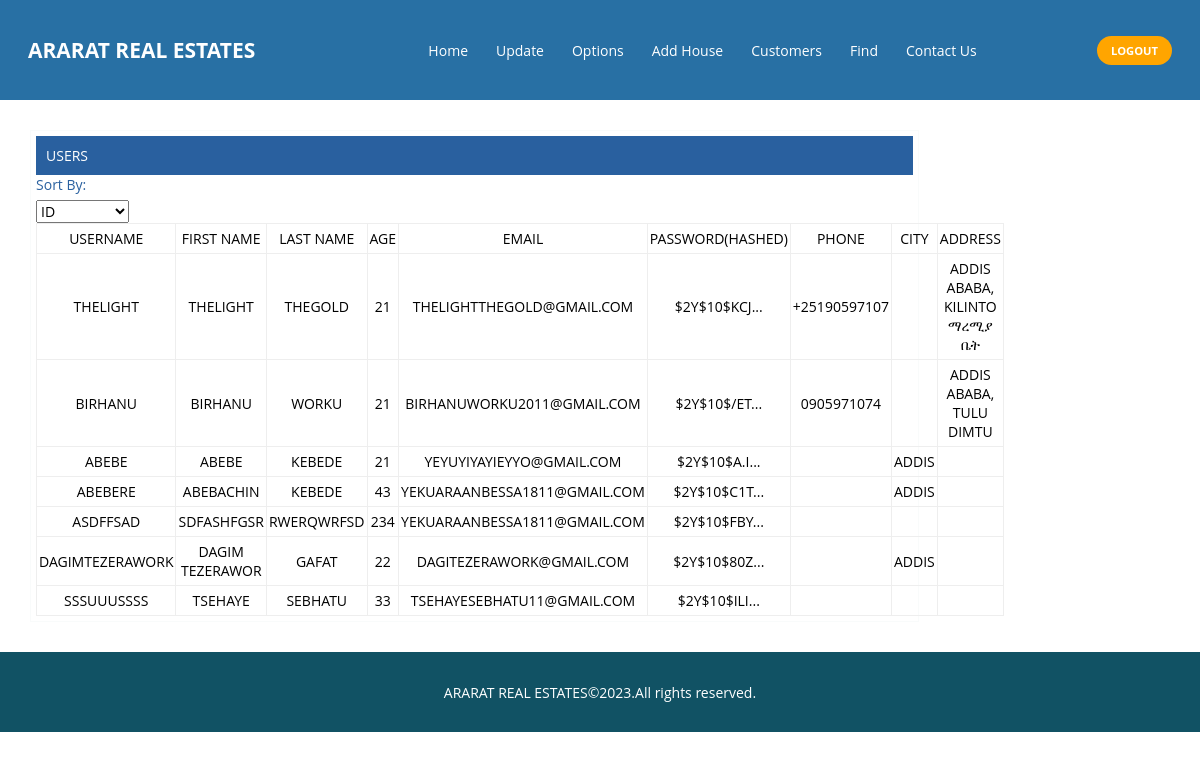
The app's page /ip_pro/users.php (signed in) with its own data.
### tables this page shows
CREATE TABLE `user_profile` (
  `ID` int(15) NOT NULL,
  `Creation_Time` timestamp NOT NULL DEFAULT current_timestamp(),
  `update_time` timestamp NOT NULL DEFAULT current_timestamp(),
  `username` varchar(15) NOT NULL,
  `First_Name` varchar(15) NOT NULL,
  `Last_Name` varchar(15) NOT NULL,
  `Profile_picture` varchar(100) NOT NULL,
  `Age` int(3) NOT NULL,
  `Email` varchar(30) NOT NULL,
  `Password` varchar(300) NOT NULL,
  `phone_Number` varchar(15) NOT NULL,
  `city` varchar(20) NOT NULL,
  `address` varchar(50) NOT NULL,
  `Verification_code` int(10) NOT NULL
);

### ip_pro/users.php (the view, shortened to what this page needs)
<?php
include "../admin/adFunctions/DB_connector.php";
?>
<!DOCTYPE html>
<html lang="en">
<head>
    <link rel="stylesheet" type="text/css" href="../admin/css/astyle.css" />
    <link rel="stylesheet" href="style.css"/>
</head>
<body>
<header>
            <div class="navbar">
            <div class="logo"><a href="#">ARARAT REAL ESTATES</a></div>
                <ui class="links">
                <li><a href="index.php">Home</a></li>
                    <li><a href="addStock.php">Update</a></li>
                    <li><a href="addCategory.php">Options</a></li>
                    <li><a href="addProduct.php">Add House</a></li>
                    <li><a href="users.php">Customers</a></li>
                    <li><a href="find.php">Find</a></li>
                    <li><a href="contact.php">Contact Us</a></li>
                </ui>
                <a href="login.php" class="action_btn">LOGOUT</a>
            </div>
</header>
<main>
    <div class="main-content">
        <div class="content">
            <h3>Users</h3>
            <div class="content-detail">
                <form method="GET">
                    <label for="sort-by">Sort By:</label>
                    <select name="sort-by" id="sort-by" onchange="this.form.submit()">
                        <option value="ID">ID</option>
                    </select>
                </form>
                <table>
                    <thead>
                    <tr>
                        <th>Username</th>
                        <th>First name</th>
                        <th>Last name</th>
                        <th>Age</th>
                        <th>Email</th>
                        <th>Password(Hashed)</th>
                        <th>Phone</th>
                        <th>City</th>
                        <th>Address</th>
                    </tr>
                    </thead>
                    <tbody>
                    <?php
                    $limit = 8;
                    $page = $_GET['page'] ?? 1;
                    $offset = ($page - 1) * $limit;
                    $sortColumn = $_GET['sort-by'] ?? 'ID';
                    $retrieve = "SELECT * FROM user_profile ORDER BY $sortColumn LIMIT $limit OFFSET $offset";
                    $query = mysqli_query($DB_Connector, $retrieve);
                    while ($fetch = mysqli_fetch_assoc($query)) {
                        echo "<tr>";
                        echo "<th>" . $fetch['username'] . "</th>";
                        echo "<th>" . $fetch['First_Name'] . "</th>";
                        echo "<th>" . $fetch['Last_Name'] . "</th>";
                        echo "<th>" . $fetch['Age'] . "</th>";
                        echo "<th>" . $fetch['Email'] . "</th>";
                        echo "<th>" . substr($fetch['Password'], 0, 10) . "...</th>";
                        echo "<th>" . $fetch['phone_Number'] . "</th>";
                        echo "<th>" . $fetch['city'] . "</th>";
                        echo "<th>" . $fetch['address'] . "</th>";
                        echo "</tr>";
                    }
                    ?>
                    </tbody>
                </table>
            </div>
        </div>
    </div>
</main>
<footer>
        <table class="footer">
            <tr>
                <td>
                    <p>ARARAT REAL ESTATES&copy;2023.All rights reserved.</p>
                </td>
            </tr>
        </table>
    </footer>
</body>
</html>

### admin/css/astyle.css (style rules this page uses)
:root { --khaki: #ffffff; --khakiDark: #4b4b4b; --darkStaleGray: #29609f; --white: #FFFFFF; }
* { padding: 0; margin: 0; font-family: Roboto; font-size: 14px; font-weight: normal; box-sizing: border-box; }
body { width: 100%; height: 100vh; background-color: var(--darkStaleGray); }
header { height: 100px; background-color: var(--khaki); }
header .logo { width: 280px; height: auto; }
header .logo a { display: flex; align-items: center; text-decoration: none; }
main { background-color: var(--white); padding: 30px; box-shadow: 0 0 2px #808080; }
main .main-content { display: flex; justify-content: space-between; }
main .main-content h3 { background-color: var(--darkStaleGray); color: var(--khaki); text-transform: uppercase; padding: 10px; }
main .content { width: 78%; padding: 5px; border: 1px solid rgba(236, 240, 241,0.3); }
main form label { color: var(--darkStaleGray); display: block; margin-bottom: 6px; }
main table { width: 100%; border: 1px solid #eee; border-collapse: collapse; }
main table th { text-transform: uppercase; }
main table td, main table th { border: 1px solid #eee; text-align: center; padding: 5px 2px; }
footer { height: 50px; background-color: var(--khaki); }

### ip_pro/style.css (style rules this page uses)
* { margin: 0; padding: 0; box-sizing: border-box; font-family: 'Poppins', sans-serif; }
body { background: #000; min-height: 100vh; }
header { position: fixed; top: 0; left: 0; width: 100%; display: flex; justify-content: space-between; align-items: center; transition: 0.6s; padding: 40px 100px; }
header .logo { position: relative; font-weight: 700; color: #fff; text-decoration: none; font-size: 2em; text-transform: uppercase; }
* { margin: 0; padding: 0; box-sizing: border-box; font-family: 'Open Sans',sans-serif; }
body { height: max-content; width: 100%; background-color: #fff; }
li { list-style: none; }
a { text-decoration: none; color: #fff; font-size: 1rem; }
header { background-color: rgb(40, 112, 164); position: relative; padding: 0 2rem; }
.navbar { width: 100%; height: 60px; max-width: 0 auto; display: flex; align-items: center; justify-content: space-between; }
.navbar .logo a { font-size: 1.5rem; font-weight: bold; }
.navbar .links { display: flex; gap: 2rem; }
.action_btn { background-color: orange; color: #fff; padding: 0.5rem 1rem; border: none; outline: none; border-radius: 20px; font-size: 0.8rem; font-weight: bold; cursor: pointer; transition: scale .2 ease; }
.footer { background-color: rgb(17, 82, 100); color: white; width: 100%; height: 80px; font-size: 15px; text-align: center; margin-bottom: 0; }

### records on screen
user_profile: username "THELIGHT", First_Name "THELIGHT", Last_Name "THEGOLD", Age "21", Email "THELIGHTTHEGOLD@GMAIL.COM", Password "$2Y$10$KCJ", phone_Number "+25190597107", address "ADDIS ABABA, KILINTO ማረሚያ ቤት"
user_profile: username "BIRHANU", First_Name "BIRHANU", Last_Name "WORKU", Age "21", Email "BIRHANUWORKU2011@GMAIL.COM", Password "$2Y$10$/ET", phone_Number "0905971074", address "ADDIS ABABA, TULU DIMTU"
user_profile: username "ABEBE", First_Name "ABEBE", Last_Name "KEBEDE", Age "21", Email "YEYUYIYAYIEYYO@GMAIL.COM", Password "$2Y$10$A.I", city "ADDIS"
user_profile: username "ABEBERE", First_Name "ABEBACHIN", Last_Name "KEBEDE", Age "43", Email "YEKUARAANBESSA1811@GMAIL.COM", Password "$2Y$10$C1T", city "ADDIS"
user_profile: username "ASDFFSAD", First_Name "SDFASHFGSR", Last_Name "RWERQWRFSD", Age "234", Email "YEKUARAANBESSA1811@GMAIL.COM", Password "$2Y$10$FBY"
user_profile: username "DAGIMTEZERAWORK", First_Name "DAGIM TEZERAWOR", Last_Name "GAFAT", Age "22", Email "DAGITEZERAWORK@GMAIL.COM", Password "$2Y$10$80Z", city "ADDIS"
user_profile: username "SSSUUUSSSS", First_Name "TSEHAYE", Last_Name "SEBHATU", Age "33", Email "TSEHAYESEBHATU11@GMAIL.COM", Password "$2Y$10$ILI"
